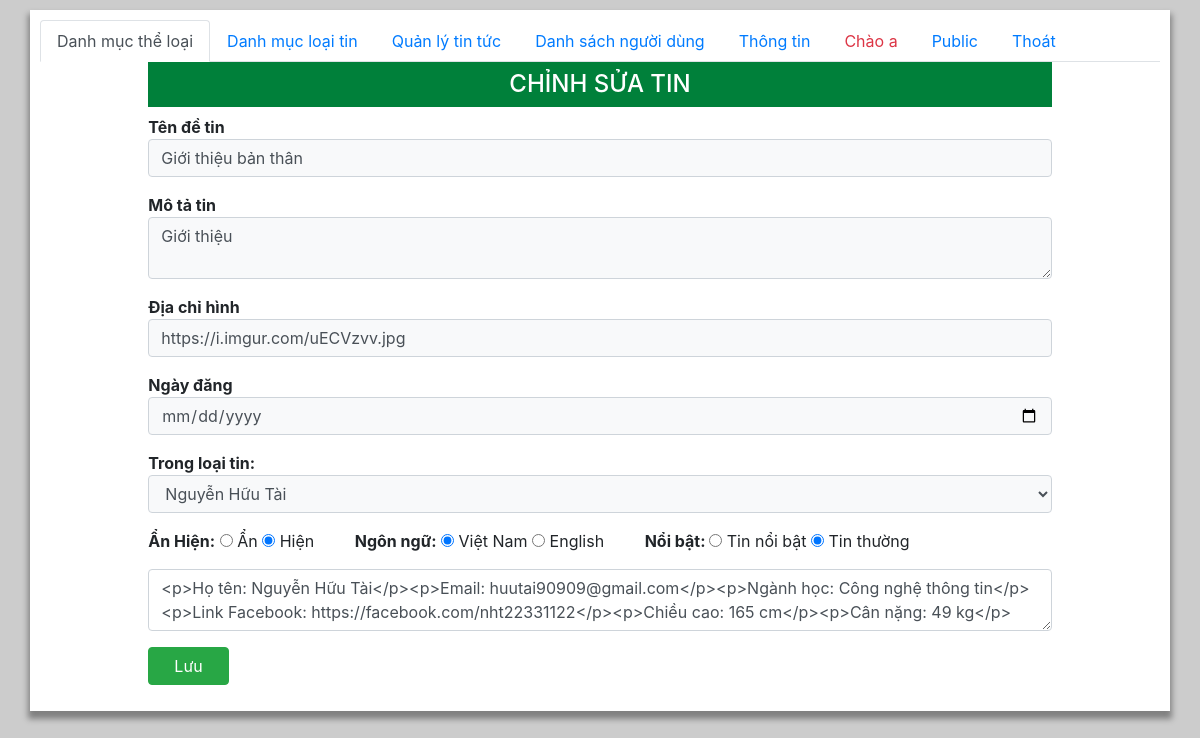
Page /admin/tin_sua.php?idTin=818 (signed in) on the committed database.
### tables this page shows
CREATE TABLE `tin` (
  `idTin` int(11) NOT NULL,
  `lang` char(2) NOT NULL DEFAULT 'vi',
  `TieuDe` varchar(255) NOT NULL DEFAULT '',
  `slug` varchar(255) NOT NULL,
  `TomTat` varchar(1000) DEFAULT NULL,
  `urlHinh` varchar(255) DEFAULT NULL,
  `Ngay` timestamp DEFAULT current_timestamp(),
  `Content` text DEFAULT NULL,
  `idLT` int(11) NOT NULL DEFAULT 0,
  `SoLanXem` int(11) DEFAULT 0,
  `NoiBat` tinyint(1) DEFAULT 0,
  `AnHien` tinyint(1) DEFAULT 1,
  `tags` varchar(2000) DEFAULT NULL
);

### functions.php (called while the page is built, shortened)
<?php
  function executeResult($sql)  {
    $conn= new mysqli(DB_HOST,DB_USERNAME,DB_PASSWORD,DB_NAME);
    mysqli_set_charset($conn, "utf8");
    $result=mysqli_query($conn,$sql);
    $data=[];
    if($result!=null){
        while ($row=mysqli_fetch_assoc($result)) {
            $data[]=$row;
        }
    }
    return $data;
  }
?>

### admin/tin_sua.php (the view, shortened to what this page needs)
<?php
require_once "../functions.php";
?>
<?php
$idTin = $_GET['idTin']??0;
if ( $idTin >0 ){
    $sql="SELECT * FROM tin WHERE idTin =$idTin";
    $result=executeResult($sql);
}
else {
   header('Location: index.php?page=tin'); exit();
}
$sql="SELECT * FROM loaitin ORDER BY ThuTu";
$listLT = executeResult($sql);
?>
<html>
<head>
   <link href='https://unpkg.com/boxicons@2.0.9/css/boxicons.min.css' rel='stylesheet'>
   <link rel="stylesheet" href="https://maxcdn.bootstrapcdn.com/bootstrap/4.4.1/css/bootstrap.min.css">
   <link rel="stylesheet" href="./main.css">
</head>
<body>
   <div class="container">
   <?php require_once "menu.php";?>
   <div class="tab-content">
      <div class="tab-pane active" id="">
      <div class="col-10 m-auto" >
         <h2 class="py-2 text-center h4 ">CHỈNH SỬA TIN</h2>
         <form action="" method="post">
            <div class="mb-3">
                  <label>Tên đề tin</label>
                  <input class="form-control bg-light" type="text" name="TieuDe" value="<?= $result[0]['TieuDe']??"" ?>">
            </div>
            <div class="mb-3">
                  <label>Mô tả tin</label>
                  <textarea name="TomTat" class="form-control bg-light"><?= $result[0]['TomTat']??"" ?></textarea>
            </div>
            <div class="mb-3">
                  <label>Địa chỉ hình</label>
                  <input class="form-control bg-light" type="text" name="urlHinh" value="<?= $result[0]['urlHinh']??"" ?>">
            </div>
            <div class="mb-3">
                  <label>Ngày đăng</label>
                  <input class="form-control bg-light" type="date" name="Ngay" value="<?= $result[0]['Ngay']??"" ?>">
            </div>
            <div class="mb-3">
               <label>Trong loại tin:</label>
               <select name="idLT"class="form-control bg-light">
                  <?php
                  foreach ($listLT as $item) {
                     if ($item['idLT'] == $result[0]['idLT'])
                     echo "<option selected value='$item[idLT]' > $item[Ten] </option>";
                     else
                     echo "<option value='$item[idLT]' > $item[Ten] </option>";
                  }
                  ?>
               </select>
            </div>
            <div class="mb-3">
               <b style="min-width:10px">Ẩn Hiện:</b>
               <input type="radio" name="AnHien" value="0" <?= ($result[0]['AnHien']==0)? "checked":"" ?> > Ẩn
               <input type="radio" name="AnHien" value="1" <?= ($result[0]['AnHien']==1)? "checked":"" ?> > Hiện
               &nbsp; &nbsp; &nbsp; &nbsp;
               <b>Ngôn ngữ:</b>
               <input type="radio" name="lang" value="vi" <?= ($result[0]['lang']=='vi')? "checked":"" ?> > Việt Nam
               <input type="radio" name="lang" value="en" <?= ($result[0]['lang']=='en')? "checked":"" ?> > English
               &nbsp; &nbsp; &nbsp; &nbsp;
               <b>Nổi bật: </b>
               <input type="radio" name="NoiBat" value="1" <?= ($result[0]['NoiBat']==1)? "checked":"" ?> > Tin nổi bật
               <input type="radio" name="NoiBat" value="0" <?= ($result[0]['NoiBat']==0)? "checked":"" ?> > Tin thường
            </div>
            <div class="mb-3">
            <textarea name="Content" id="Content" class="form-control"><?= $result[0]['Content']??"" ?></textarea>
            </div>
            <div class="mb-3">
            <button class="btn btn-success px-3" name="submit"> &nbsp; Lưu &nbsp; </button>
            </div>
         </form>
         </div>
      </div>
   </div>
   </div>
</body>
</html>

### admin/main.css (style rules this page uses)
body { width: 100%; min-height:100vh; background: #ccc; }
.container { margin: auto; margin-top: 10px; width: 1200px; padding: 10px; overflow: hidden; background: #fff; box-shadow: 0 6px 6px 2px rgba(0, 0, 0, 0.372) ; }
.container h2 { background: rgb(0, 128, 58); color: #fff; }
label { min-width: 120px; font-weight: 700; margin: 0; }
button { border: 1px double #333; border-radius: 3px; outline: none; }

### rows in the picture
tin: TieuDe "Giới thiệu bản thân", TomTat "Giới thiệu", urlHinh "https://i.imgur.com/uECVzvv.jpg", AnHien "☑", lang "☑", NoiBat "☑", Content "<p>Họ tên: Nguyễn Hữu Tài</p><p>Email: huutai90909@gmail.com</p><p>Ngành học: Công nghệ thông tin</p><p>Link Facebook: https://facebook.com/nht22331122</p><p>Chiều cao: 165 cm</p><p>Cân nặng: 49 kg</p>"

### other values in the picture
$_SESSION['un'] "a"
form field idLT "Nguyễn Hữu Tài"
